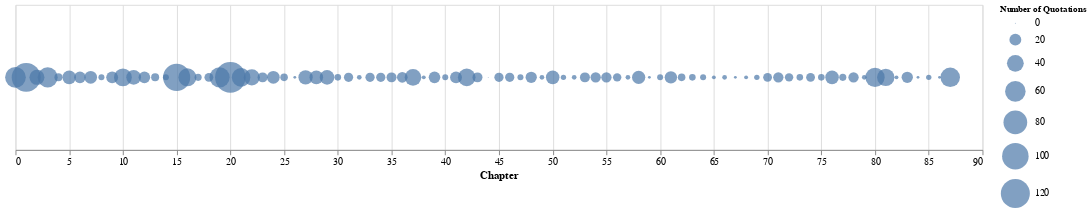

The notebook cell this image was saved under:
### Code cell
# Redo chart with horizontal labels
alt.Chart(quotationsPerChapter).mark_circle().encode(x=alt.X('Chapter:Q', axis=alt.Axis(title="Chapter", tickMinStep=5,
                                       labelOverlap=False,labelAngle=0)), 
size=alt.Size('Number of Quotations:Q', scale=alt.Scale(range=[1, 1000]))).properties(width=1000,height=150).configure_legend(
    titleFontSize=9,
    labelFontSize=10
)

### Figure 1 — Vega-Lite specification as saved in the notebook (floating-point values rounded to 4 significant figures)
{"config": {"view": {"continuousWidth": 400, "continuousHeight": 300}, "legend": {"labelFontSize": 10, "titleFontSize": 9}}, "data": {"name": "data-3fea09ef698e2d41be047bb799d85a4a"}, "mark": "circle", "encoding": {"size": {"type": "quantitative", "field": "Number of Quotations", "scale": {"range": [1, 1000]}}, "x": {"type": "quantitative", "axis": {"labelAngle": 0, "labelOverlap": false, "tickMinStep": 5, "title": "Chapter"}, "field": "Chapter"}}, "height": 150, "width": 1000, "$schema": "https://vega.github.io/schema/vega-lite/v4.8.1.json", "datasets": {"data-3fea09ef698e2d41be047bb799d85a4a": [{"Number of Quotations": 61, "Chapter": 0}, {"Number of Quotations": 119, "Chapter": 1}, {"Number of Quotations": 32, "Chapter": 2}, {"Number of Quotations": 57, "Chapter": 3}, {"Number of Quotations": 9, "Chapter": 4}, {"Number of Quotations": 26, "Chapter": 5}, {"Number of Quotations": 19, "Chapter": 6}, {"Number of Quotations": 23, "Chapter": 7}, {"Number of Quotations": 5, "Chapter": 8}, {"Number of Quotations": 20, "Chapter": 9}, {"Number of Quotations": 45, "Chapter": 10}, {"Number of Quotations": 31, "Chapter": 11}, {"Number of Quotations": 19, "Chapter": 12}, {"Number of Quotations": 9, "Chapter": 13}, {"Number of Quotations": 5, "Chapter": 14}, {"Number of Quotations": 105, "Chapter": 15}, {"Number of Quotations": 46, "Chapter": 16}, {"Number of Quotations": 7, "Chapter": 17}, {"Number of Quotations": 11, "Chapter": 18}, {"Number of Quotations": 58, "Chapter": 19}, {"Number of Quotations": 133, "Chapter": 20}, {"Number of Quotations": 49, "Chapter": 21}, {"Number of Quotations": 37, "Chapter": 22}, {"Number of Quotations": 14, "Chapter": 23}, {"Number of Quotations": 23, "Chapter": 24}, {"Number of Quotations": 8, "Chapter": 25}, {"Number of Quotations": 1, "Chapter": 26}, {"Number of Quotations": 29, "Chapter": 27}, {"Number of Quotations": 26, "Chapter": 28}, {"Number of Quotations": 30, "Chapter": 29}, {"Number of Quotations": 6, "Chapter": 30}, {"Number of Quotations": 12, "Chapter": 31}, {"Number of Quotations": 3, "Chapter": 32}, {"Number of Quotations": 12, "Chapter": 33}, {"Number of Quotations": 12, "Chapter": 34}, {"Number of Quotations": 14, "Chapter": 35}, {"Number of Quotations": 16, "Chapter": 36}, {"Number of Quotations": 39, "Chapter": 37}, {"Number of Quotations": 2, "Chapter": 38}, {"Number of Quotations": 19, "Chapter": 39}, {"Number of Quotations": 5, "Chapter": 40}, {"Number of Quotations": 20, "Chapter": 41}, {"Number of Quotations": 44, "Chapter": 42}, {"Number of Quotations": 14, "Chapter": 43}, {"Number of Quotations": 0, "Chapter": 44}, {"Number of Quotations": 12, "Chapter": 45}, {"Number of Quotations": 12, "Chapter": 46}, {"Number of Quotations": 5, "Chapter": 47}, {"Number of Quotations": 18, "Chapter": 48}, {"Number of Quotations": 3, "Chapter": 49}, {"Number of Quotations": 26, "Chapter": 50}, {"Number of Quotations": 4, "Chapter": 51}, {"Number of Quotations": 3, "Chapter": 52}, {"Number of Quotations": 14, "Chapter": 53}, {"Number of Quotations": 15, "Chapter": 54}, {"Number of Quotations": 15, "Chapter": 55}, {"Number of Quotations": 10, "Chapter": 56}, {"Number of Quotations": 3, "Chapter": 57}, {"Number of Quotations": 25, "Chapter": 58}, {"Number of Quotations": 1, "Chapter": 59}, {"Number of Quotations": 5, "Chapter": 60}, {"Number of Quotations": 22, "Chapter": 61}, {"Number of Quotations": 8, "Chapter": 62}, {"Number of Quotations": 6, "Chapter": 63}, {"Number of Quotations": 5, "Chapter": 64}, {"Number of Quotations": 2, "Chapter": 65}, {"Number of Quotations": 3, "Chapter": 66}, {"Number of Quotations": 1, "Chapter": 67}, {"Number of Quotations": 2, "Chapter": 68}, {"Number of Quotations": 4, "Chapter": 69}, {"Number of Quotations": 11, "Chapter": 70}, {"Number of Quotations": 15, "Chapter": 71}, {"Number of Quotations": 10, "Chapter": 72}, {"Number of Quotations": 6, "Chapter": 73}, {"Number of Quotations": 11, "Chapter": 74}, {"Number of Quotations": 6, "Chapter": 75}, {"Number of Quotations": 26, "Chapter": 76}, {"Number of Quotations": 7, "Chapter": 77}, {"Number of Quotations": 15, "Chapter": 78}, {"Number of Quotations": 3, "Chapter": 79}, {"Number of Quotations": 53, "Chapter": 80}, {"Number of Quotations": 43, "Chapter": 81}, {"Number of Quotations": 2, "Chapter": 82}, {"Number of Quotations": 18, "Chapter": 83}, {"Number of Quotations": 1, "Chapter": 84}, {"Number of Quotations": 4, "Chapter": 85}, {"Number of Quotations": 1, "Chapter": 86}, {"Number of Quotations": 54, "Chapter": 87}]}}
